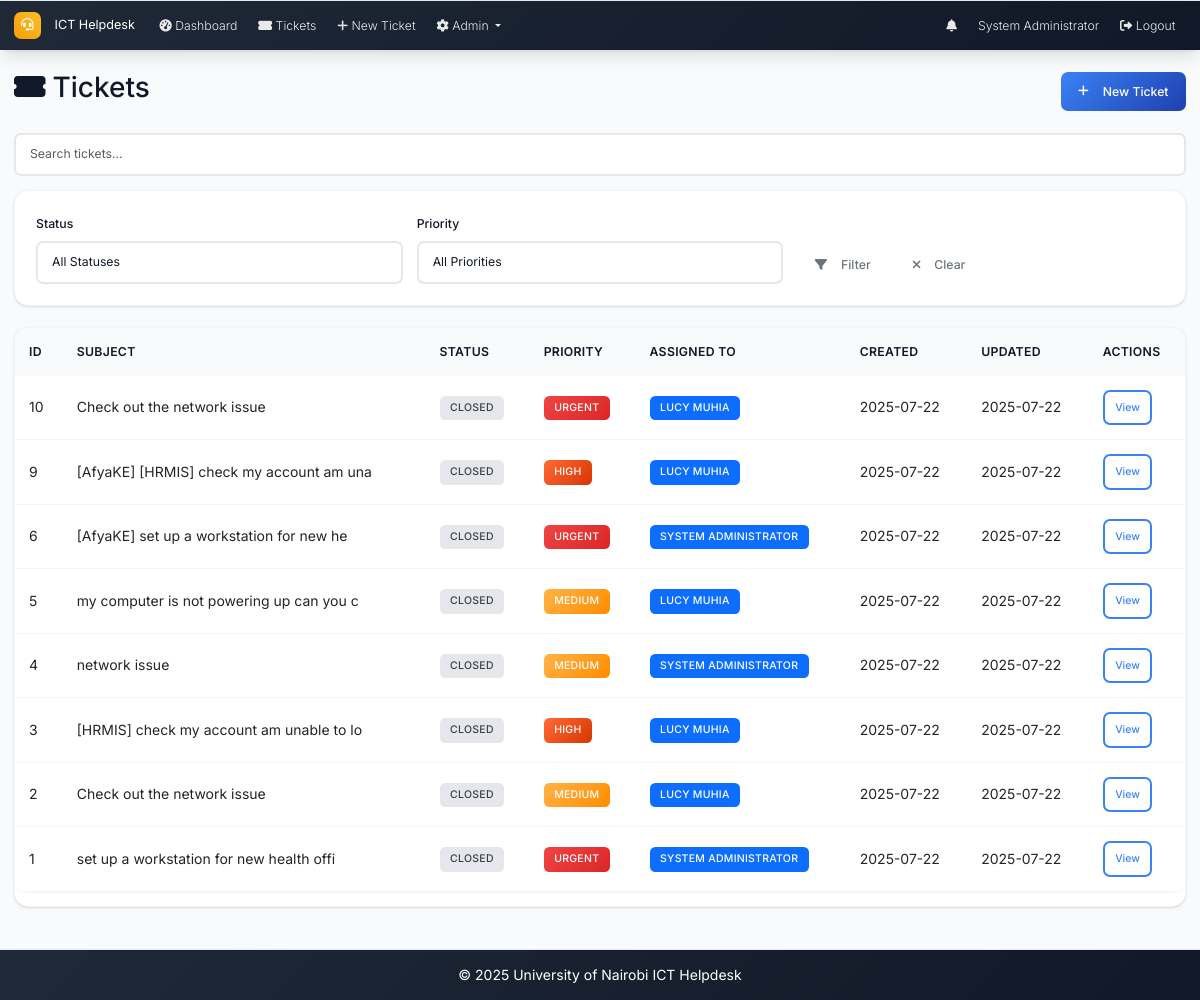
Page /tickets (signed in) on the earlier database version.
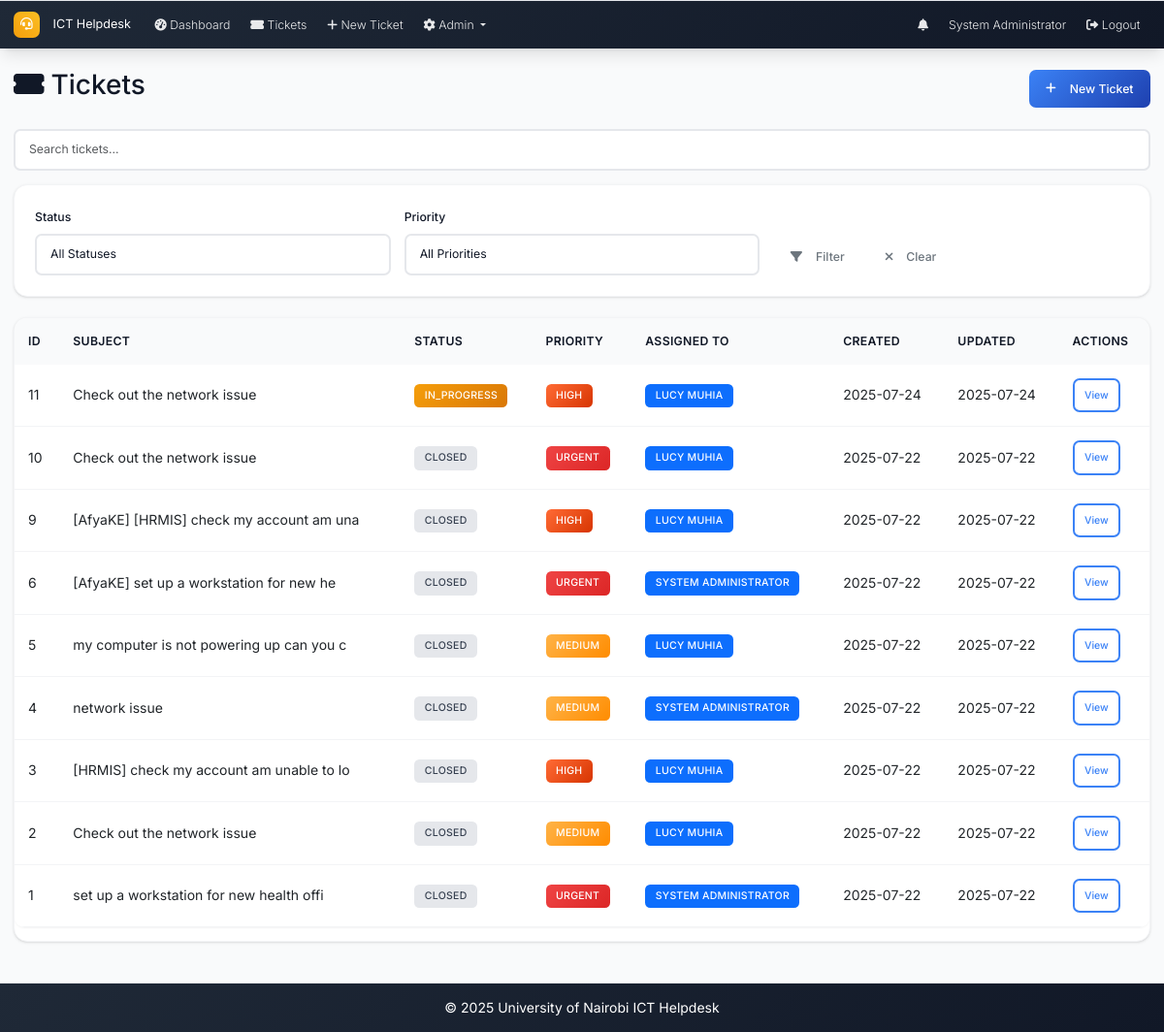
Same page on the later database version.
### models.py (models this page shows, shortened)
class Ticket(db.Model):
    id = db.Column(db.Integer, primary_key=True)
    location = db.Column(db.String(200), nullable=False)
    description = db.Column(Text, nullable=False)
    status = db.Column(db.String(20), nullable=False, default='open')  # open, in_progress, resolved, closed
    priority = db.Column(db.String(20), nullable=False, default='medium')  # low, medium, high, urgent
    created_at = db.Column(db.DateTime, default=datetime.utcnow)
    updated_at = db.Column(db.DateTime, default=datetime.utcnow, onupdate=datetime.utcnow)
    closed_at = db.Column(db.DateTime)
    closed_by_id = db.Column(db.Integer, db.ForeignKey('user.id'), nullable=True)
    due_date = db.Column(db.DateTime, nullable=True)
    created_by_id = db.Column(db.Integer, db.ForeignKey('user.id'), nullable=True)
    category_id = db.Column(db.Integer, db.ForeignKey('category.id'))
    comments = db.relationship('Comment', backref='ticket', lazy='dynamic', cascade='all, delete-orphan')
    attachments = db.relationship('Attachment', backref='ticket', lazy='dynamic', cascade='all, delete-orphan')
    assignees = db.relationship('User', secondary=ticket_assignees, back_populates='assigned_tickets', lazy='selectin')
    closed_by = db.relationship('User', foreign_keys=[closed_by_id], backref='closed_tickets')

class User(UserMixin, db.Model):
    id = db.Column(db.Integer, primary_key=True)
    username = db.Column(db.String(64), unique=True, nullable=False)
    email = db.Column(db.String(120), unique=True, nullable=False)
    password_hash = db.Column(db.String(256), nullable=False)
    full_name = db.Column(db.String(100), nullable=False)
    role = db.Column(db.String(20), nullable=False, default='user')  # admin, intern, user
    created_at = db.Column(db.DateTime, default=datetime.utcnow)
    is_active = db.Column(db.Boolean, default=True)
    is_verified = db.Column(db.Boolean, default=False)
    verification_token = db.Column(db.String(128), nullable=True)
    tickets_created = db.relationship('Ticket', foreign_keys='Ticket.created_by_id', backref='creator', lazy='dynamic')
    assigned_tickets = db.relationship('Ticket', secondary='ticket_assignees', back_populates='assignees', lazy='selectin')
    comments = db.relationship('Comment', backref='author', lazy='dynamic')

### routes.py (the view)
@app.route('/tickets')
@login_required
def tickets_list():
    page = request.args.get('page', 1, type=int)
    status_filter = request.args.get('status', '')
    priority_filter = request.args.get('priority', '')
    query = Ticket.query
    if current_user.role == 'user':
        query = query.filter_by(created_by_id=current_user.id)
    elif current_user.role == 'intern':
        if status_filter == 'assigned':
            query = query.filter(Ticket.assignees.any(id=current_user.id))
            status_filter = ''  # Clear status filter since we're showing all assigned tickets
        else:
            query = query.filter(Ticket.assignees.any(id=current_user.id))
    if status_filter:
        query = query.filter_by(status=status_filter)
    if priority_filter:
        query = query.filter_by(priority=priority_filter)
    tickets = query.order_by(desc(Ticket.created_at)).paginate(
        page=page, per_page=10, error_out=False
    )
    return render_template('tickets_list.html', tickets=tickets, status_filter=status_filter, priority_filter=priority_filter)

### app.py (called while the page is built)
@login_manager.user_loader
def load_user(user_id):
    from models import User
    return User.query.get(int(user_id))

@app.context_processor
def inject_now():
    return {'now': datetime.utcnow}

### routes.py (called while the page is built)
@app.context_processor
def inject_datetime():
    return dict(datetime=datetime)

### templates/tickets_list.html (shortened to what this page needs)
{% extends "base.html" %}
{% block content %}
<div class="d-flex justify-content-between align-items-center mb-4">
    <h2><i class="fas fa-ticket-alt me-2"></i>Tickets</h2>
    <a href="{{ url_for('new_ticket') }}" class="btn btn-primary">
        <i class="fas fa-plus me-2"></i>New Ticket
    </a>
</div>
<div class="mb-3">
    <input type="text" id="ticket-search" class="form-control" placeholder="Search tickets...">
</div>
<div class="card mb-4">
    <div class="card-body">
        <form method="GET" class="row g-3">
            <div class="col-md-4">
                <label class="form-label">Status</label>
                <select name="status" class="form-control">
                    <option value="">All Statuses</option>
                </select>
            </div>
            <div class="col-md-4">
                <label class="form-label">Priority</label>
                <select name="priority" class="form-control">
                    <option value="">All Priorities</option>
                </select>
            </div>
            <div class="col-md-4 d-flex align-items-end">
                <button type="submit" class="btn btn-outline-secondary me-2">
                    <i class="fas fa-filter me-2"></i>Filter
                </button>
                <a href="{{ url_for('tickets_list') }}" class="btn btn-outline-secondary">
                    <i class="fas fa-times me-2"></i>Clear
                </a>
            </div>
        </form>
    </div>
</div>
<div class="card">
    <div class="table-responsive">
        <table class="table" id="tickets-table">
            <thead>
                <tr>
                    <th>ID</th>
                    <th>Subject</th>
                    <th>Status</th>
                    <th>Priority</th>
                    <th>Assigned To</th>
                    <th>Created</th>
                    <th>Updated</th>
                    <th>Actions</th>
                </tr>
            </thead>
            <tbody>
                {% for ticket in tickets.items %}
                <tr>
                    <td>{{ ticket.id }}</td>
                    <td>{{ ticket.title or ticket.description[:40] }}</td>
                    <td><span class="badge badge-status-{{ ticket.status|replace(' ', '_') }}">{{ ticket.status.title() }}</span></td>
                    <td><span class="badge priority-{{ ticket.priority }}">{{ ticket.priority.title() }}</span></td>
                    <td>
                        {% if ticket.assignees|length > 0 %}
                            {% for user in ticket.assignees %}
                                <span class="badge bg-primary">{{ user.full_name }}</span>{% if not loop.last %} {% endif %}
                            {% endfor %}
                        {% else %}
                            <span class="text-muted">Unassigned</span>
                        {% endif %}
                    </td>
                    <td>{{ ticket.created_at.strftime('%Y-%m-%d') }}</td>
                    <td>{{ ticket.updated_at.strftime('%Y-%m-%d') }}</td>
                    <td>
                        <a href="{{ url_for('ticket_detail', id=ticket.id) }}" class="btn btn-sm btn-outline-primary">View</a>
                    </td>
                </tr>
                {% endfor %}
            </tbody>
        </table>
    </div>
</div>
{% endblock %}

### templates/base.html (shortened to what this page needs)
<!DOCTYPE html>
<html lang="en">
<head>
    <link href="https://cdn.jsdelivr.net/npm/bootstrap@5.3.0/dist/css/bootstrap.min.css" rel="stylesheet">
    <link href="https://cdnjs.cloudflare.com/ajax/libs/font-awesome/6.0.0/css/all.min.css" rel="stylesheet">
    <link href="{{ url_for('static', filename='css/custom.css') }}" rel="stylesheet">
</head>
<body>
    <nav class="navbar navbar-expand-lg navbar-dark footer-sky">
        <div class="container-fluid px-3">
            <a class="navbar-brand" href="{{ url_for('index') }}">
                <i class="fas fa-headset me-2"></i>ICT Helpdesk
            </a>
            <div class="collapse navbar-collapse" id="navbarNav">
                <ul class="navbar-nav me-auto mb-2 mb-lg-0">
                    {% if current_user.is_authenticated %}
                    <li class="nav-item">
                        <a class="nav-link" href="{{ url_for('dashboard') }}">
                            <i class="fas fa-tachometer-alt me-1"></i>Dashboard
                        </a>
                    </li>
                    <li class="nav-item">
                        <a class="nav-link" href="{{ url_for('tickets_list') }}">
                            <i class="fas fa-ticket-alt me-1"></i>Tickets
                        </a>
                    </li>
                    <li class="nav-item">
                        <a class="nav-link" href="{{ url_for('new_ticket') }}">
                            <i class="fas fa-plus me-1"></i>New Ticket
                        </a>
                    </li>
                    {% if current_user.role == 'admin' %}
                    <li class="nav-item dropdown">
                        <a class="nav-link dropdown-toggle" href="#" role="button" data-bs-toggle="dropdown" aria-expanded="false">
                            <i class="fas fa-cog me-1"></i>Admin
                        </a>
                    </li>
                    {% endif %}
                    {% endif %}
                </ul>
                <ul class="navbar-nav ms-auto mb-2 mb-lg-0">
                    {% if current_user.is_authenticated %}
                    {% if current_user.role in ['admin', 'intern'] %}
                    <li class="nav-item dropdown">
                        <a class="nav-link position-relative" href="#" id="notificationsDropdown" role="button" data-bs-toggle="dropdown" aria-expanded="false">
                            <i class="fas fa-bell"></i>
                        </a>
                    </li>
                    {% endif %}
                    <li class="nav-item">
                        <span class="nav-link">{{ current_user.full_name }}</span>
                    </li>
                    <li class="nav-item">
                        <a class="nav-link" href="{{ url_for('logout') }}"><i class="fas fa-sign-out-alt"></i> Logout</a>
                    </li>
                    {% endif %}
                </ul>
            </div>
        </div>
    </nav>
    <main class="container-fluid my-4 px-3">
        {% block content %}{% endblock %}
    </main>
    <footer class="footer-sky py-3 mt-5">
        <div class="container text-center">
            <span>&copy; {{ datetime.utcnow().year }} University of Nairobi ICT Helpdesk</span>
        </div>
    </footer>
</body>
</html>

Differences in the rows shown:
added Ticket: id "11", description "Check out the network issue", status "IN_PROGRESS", priority "HIGH", created_at "2025-07-24", updated_at "2025-07-24", User (full_name "LUCY MUHIA")
